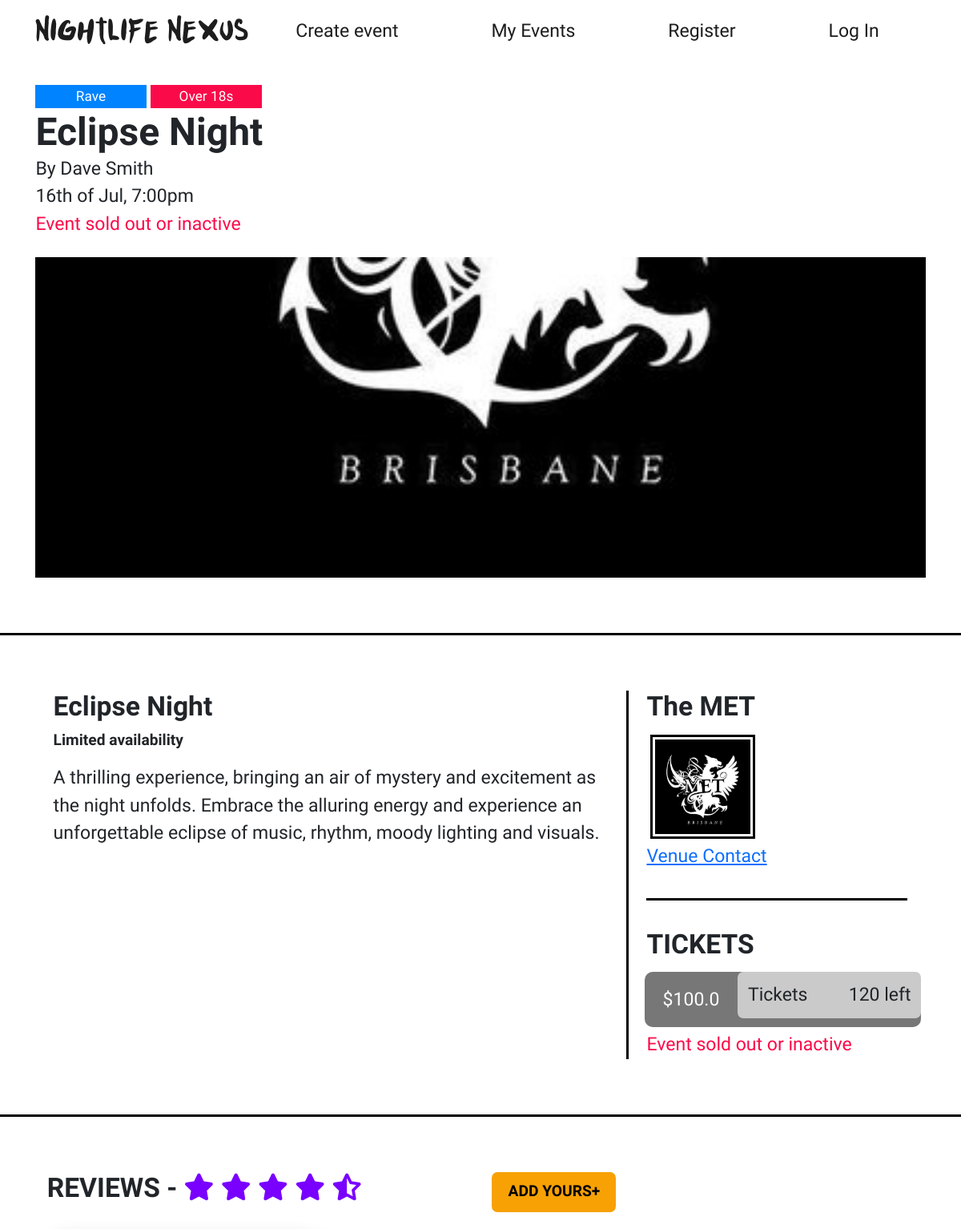
The page /events/3 (upper part) on the database as committed earlier.
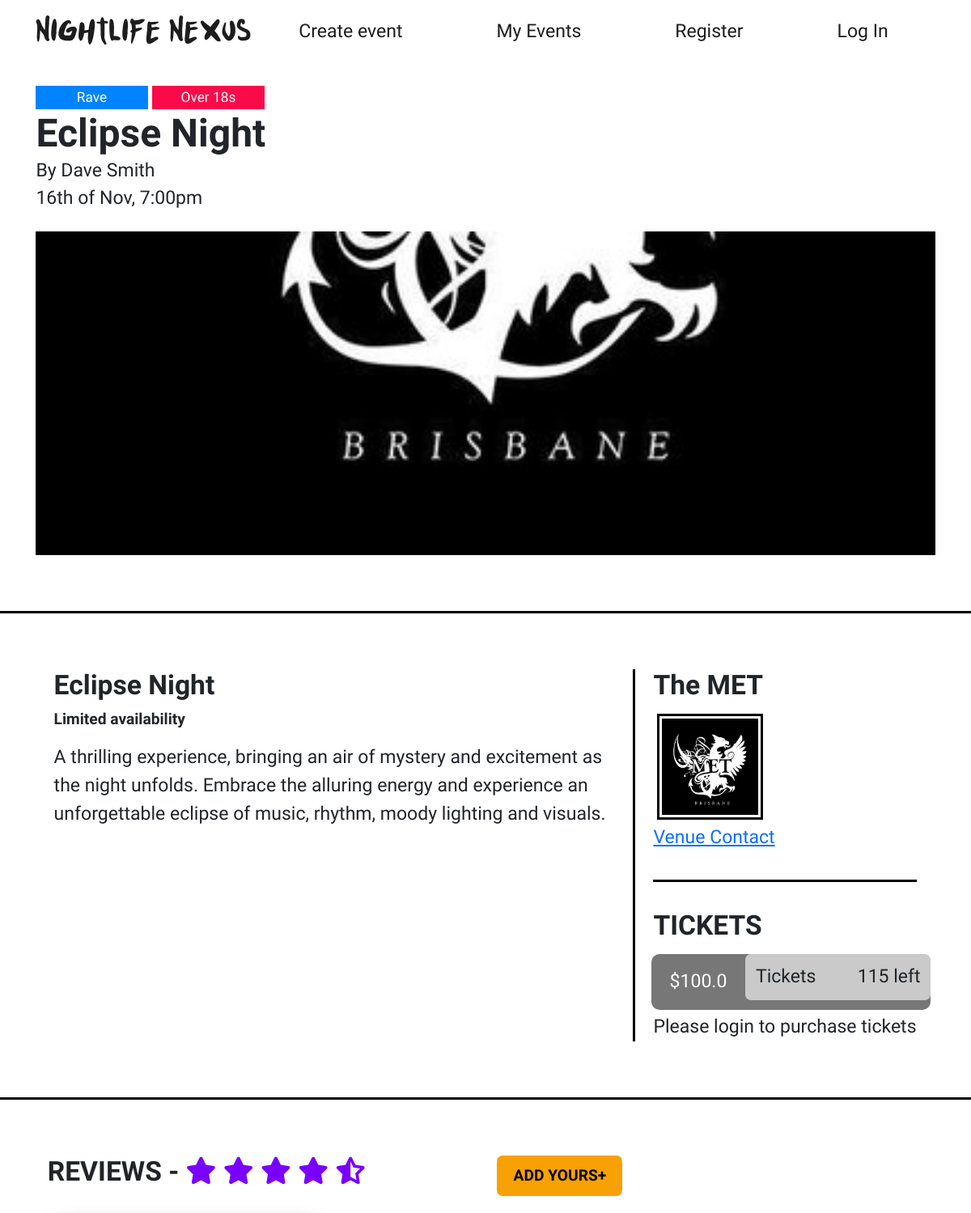
The same page on the database as committed later.
### website/models.py (models this page shows)
class Events(db.Model):
    __tablename__ = 'events'
    id = db.Column(db.Integer, primary_key=True)
    title = db.Column(db.String(50), nullable=False)
    desc = db.Column(db.String(200), nullable=False)
    image = db.Column(db.String(100), nullable=False)  # Store the image file path
    date = db.Column(db.Integer, nullable=False)       # Store the selected date of the event
    month = db.Column(db.String(3), nullable=False)    # Store the selected month ('Jan', 'Feb')
    nightclub = db.Column(db.String(50), nullable=False)
    event_type = db.Column(db.String(50), nullable=False)
    age_range = db.Column(db.String(50), nullable=False)
    user_id = db.Column(db.Integer, db.ForeignKey('users.id'))
    time = db.Column(db.String(7), nullable=False)
    price = db.Column(db.Float(2), nullable=False)
    tickets = db.Column(db.Integer, nullable=False)

### website/events.py (the view)
@event_bp.route('/<id>')
def show(id):
    bookingForm = BookEvent()
    event = db.session.scalar(db.select(Events).where(Events.id == id))
    creator = db.session.scalar(db.select(User).where(User.id == event.user_id))
    status = inactive(event.date, event.month)
    print(status)
    event.date = ordinal(event.date)
    reviews = Review.query.filter_by(event_id=id).order_by(Review.date_posted.desc()).all()
    if not event:
        abort(404)
    return render_template('events/event.html', event=event, form=bookingForm, creator=creator, reviews=reviews, inactive=status)

### website/__init__.py (called while the page is built)
def inactive(date, month):
   months = ['Jan','Feb','Mar','Apr','May','Jun','Jul','Aug','Sep','Oct','Nov','Dec']
   curr = datetime.today().strftime('%Y-%m-%d')
   eventDate = datetime.strptime(f'{date}/{months.index(month)+1}/{curr[:4]}', "%d/%m/%Y")
   if datetime.now().date() > eventDate.date():
      return True
   else:
      return False

def ordinal(n: int):
    if 11 <= (n % 100) <= 13:
        suffix = 'th'
    else:
        suffix = ['th', 'st', 'nd', 'rd', 'th'][min(n % 10, 4)]
    return str(n) + suffix

### website/templates/events/event.html (shortened to what this page needs)
{% extends 'base.html' %}
{% from 'bootstrap5/form.html' import render_form %}
{% block content %}
<div class="event">
    <div class="container">
        <div class="row">
            <div class="col">
                <span class="badge ev-{{ event.event_type}}">
                    {% if event.event_type == 'theme' %}Themed Party{% elif event.event_type == 'rave' %}Rave{% else %}DJ Set{% endif %}
                </span>
                <span class="badge age-{{ event.age_range }}">
                    {% if event.age_range == 'ov18' %}Over 18s{% elif event.age_range == 'un18' %}Under 18s{% else %}All ages{% endif %}
                </span>
                <h1>{{ event.title }}</h1>
                <p>By {{ creator.first_name }} {{ creator.surname }}</p>
                <p>{{ event.date }} of {{ event.month }}, {{ event.time }}</p>
                {% if event.tickets == 0 or inactive %}
                <p style="color: var(--main-red)">Event sold out or inactive</p>
                {% endif %}
                <div class="bg-event" style="background-image: url({{event.image}})"></div>
            </div>
        </div>
    </div>
    <div class="border-top"></div>
    <div class="container">
        <div class="row row-spacing">
            <div class="col-lg-8 border-end">
                <h3>{{event.title}}</h3>
                {% if event.tickets == 0 %}
                <h6 style="color: var(--main-red)">Event sold out</h6>
                {% else %}
                <h6>Limited availability</h6>
                {% endif %}
                <p>{{event.desc}}<br><br></p>
            </div>
            <div class="col-lg-4">
                <div class="row">
                    <div class="col">
                        <h3>{{event.nightclub}}</h3>
                        <div class="d-flex">
                            <img class="img-thumbnail" src="/static/img/{{ event.nightclub }}.jpg">
                        </div>
                        <a href="https://www.youtube.com/watch?v=yfvNM_opeJc">Venue Contact</a>
                    </div>
                </div>
                <div class="border-top spacing"></div>
                <div class="row tickets">
                    <h3>TICKETS</h3>
                    {% if event.tickets == 0 or inactive %}
                        <span class="btn-ticket disabled">
                            ${{ event.price }}
                            <button type="button" class="btn">
                                <span class="float-start">Tickets</span>
                                <span class="float-end">{{ event.tickets }} left</span>
                            </button>
                        </span>
                        <p style="color: var(--main-red)">Event sold out or inactive</p>
                    {% else %}
                        <span class="btn-ticket disabled">
                            ${{ event.price }}
                            <button type="button" class="btn">
                                <span class="float-start">Tickets</span>
                                <span class="float-end">{{ event.tickets }} left</span>
                            </button>
                        </span>
                        <p>Please login to purchase tickets</p>
                    {% endif %}
                </div>
            </div>
        </div>
    </div>
    <div class="border-top spacing"></div>
    <div class="container">
        <div class="row row-spacing">
            <div class="col-md-6">
                <h3>REVIEWS -
                <i class="fa-solid fa-star"></i>
                <i class="fa-solid fa-star"></i>
                <i class="fa-solid fa-star"></i>
                <i class="fa-solid fa-star"></i>
                <i class="fa-solid fa-star-half-stroke"></i></h3>
            </div>
            <div class="col-md-6">
                <button class="btn btn-review" type="button" data-bs-toggle="collapse" data-bs-target="#addReview" aria-expanded="false" aria-controls="addReview">Add yours</button>
            </div>
        </div>
    </div>
</div>
{% endblock %}

Rows that differ between the two databases and show on the page:
changed Events "Eclipse Night": month "Jul" → "Nov"; tickets "120" → "115"
Other text that changed with them:
text no longer shown: "Event sold out or inactive Event sold out or inactive"
text now shown: "Please login to purchase tickets"
